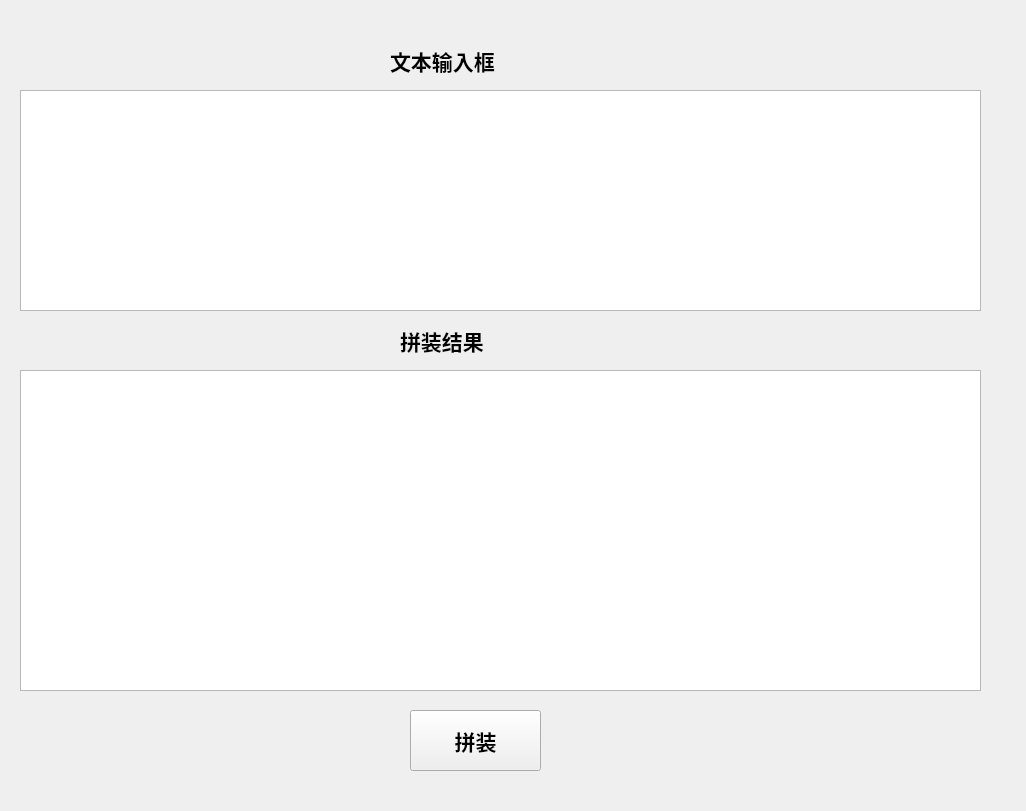
<?xml version="1.0" encoding="UTF-8"?>
<ui version="4.0">
 <class>MainWidget</class>
 <widget class="QWidget" name="MainWidget">
  <property name="geometry">
   <rect>
    <x>0</x>
    <y>0</y>
    <width>1026</width>
    <height>811</height>
   </rect>
  </property>
  <property name="windowTitle">
   <string>Form</string>
  </property>
  <widget class="QTextBrowser" name="textBrowser">
   <property name="geometry">
    <rect>
     <x>20</x>
     <y>370</y>
     <width>961</width>
     <height>321</height>
    </rect>
   </property>
  </widget>
  <widget class="QPushButton" name="pushButton">
   <property name="geometry">
    <rect>
     <x>410</x>
     <y>710</y>
     <width>131</width>
     <height>61</height>
    </rect>
   </property>
   <property name="baseSize">
    <size>
     <width>100</width>
     <height>200</height>
    </size>
   </property>
   <property name="font">
    <font>
     <pointsize>16</pointsize>
     <weight>75</weight>
     <bold>true</bold>
    </font>
   </property>
   <property name="text">
    <string>拼装</string>
   </property>
  </widget>
  <widget class="QPlainTextEdit" name="plainTextEdit">
   <property name="geometry">
    <rect>
     <x>20</x>
     <y>90</y>
     <width>961</width>
     <height>221</height>
    </rect>
   </property>
  </widget>
  <widget class="QLabel" name="label">
   <property name="geometry">
    <rect>
     <x>390</x>
     <y>30</y>
     <width>191</width>
     <height>61</height>
    </rect>
   </property>
   <property name="font">
    <font>
     <pointsize>16</pointsize>
     <weight>75</weight>
     <bold>true</bold>
    </font>
   </property>
   <property name="text">
    <string>文本输入框</string>
   </property>
  </widget>
  <widget class="QLabel" name="label_2">
   <property name="geometry">
    <rect>
     <x>400</x>
     <y>310</y>
     <width>191</width>
     <height>61</height>
    </rect>
   </property>
   <property name="font">
    <font>
     <pointsize>16</pointsize>
     <weight>75</weight>
     <bold>true</bold>
    </font>
   </property>
   <property name="text">
    <string>拼装结果</string>
   </property>
  </widget>
  <widget class="QWidget" name="verticalLayoutWidget">
   <property name="geometry">
    <rect>
     <x>0</x>
     <y>0</y>
     <width>1121</width>
     <height>41</height>
    </rect>
   </property>
   <layout class="QVBoxLayout" name="verticalLayout"/>
  </widget>
 </widget>
 <resources/>
 <connections/>
</ui>
